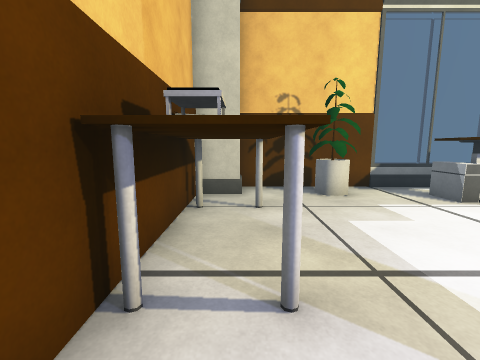
[1] (above)

19 first-person views from a walk through a 3-D level made in the Unity game engine. The camera is 1.4 m above the floor, tilts 8° down and sees 90° across. The floor is counted in squares, 1 m on a side. Each view is taken from the middle of a square. On the plan, view 1 faces up. The plan holds only what a view shows up to about 13 squares ahead; the rest is blank. Surface patterns are stand-ins for the level's own textures.

[2]
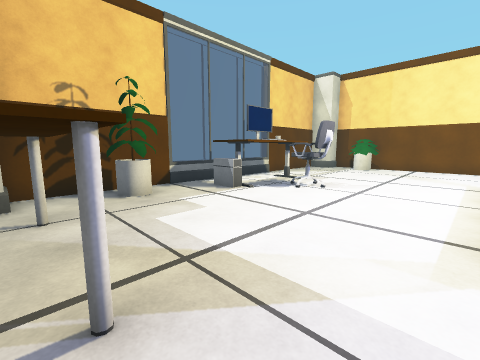

[3]
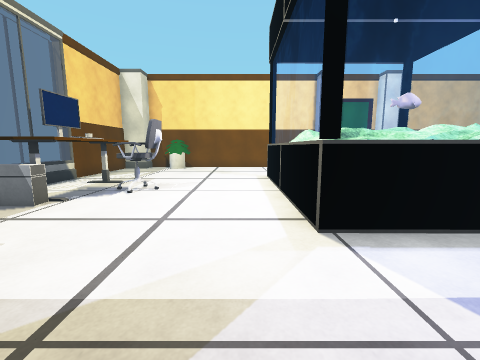

[4]
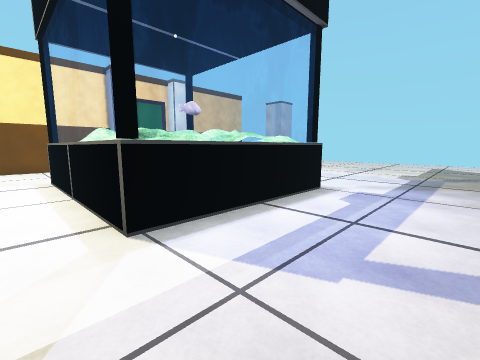

[5]
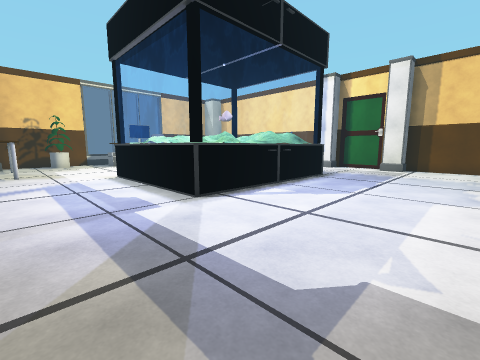

[6]
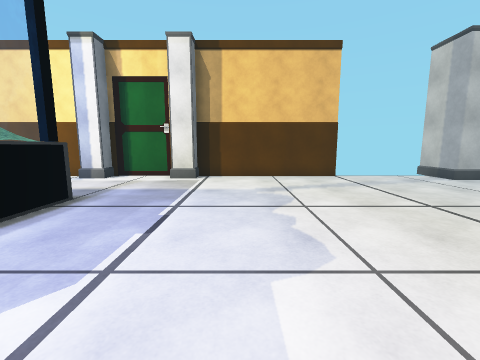

[7]
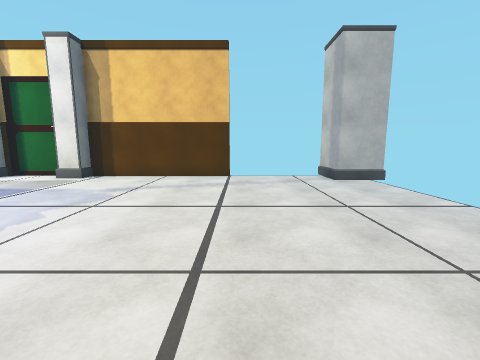

[8]
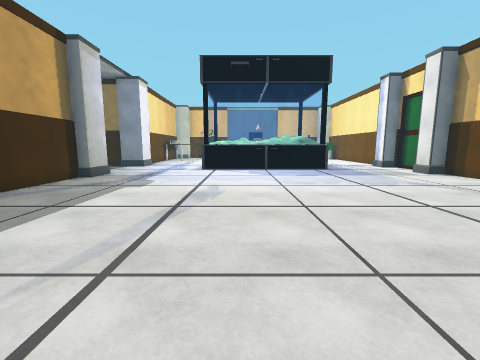

[9]
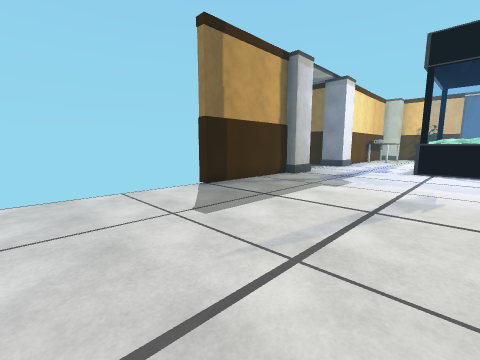

[10]
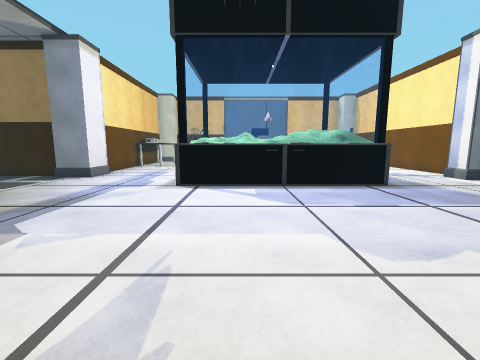

[11]
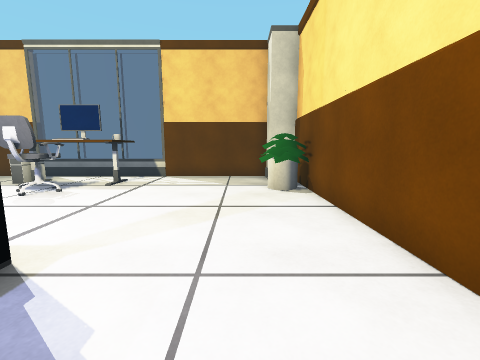

[12]
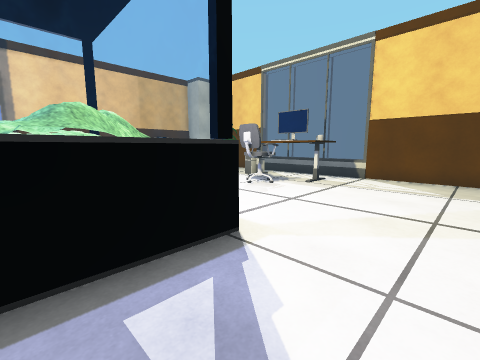

[13]
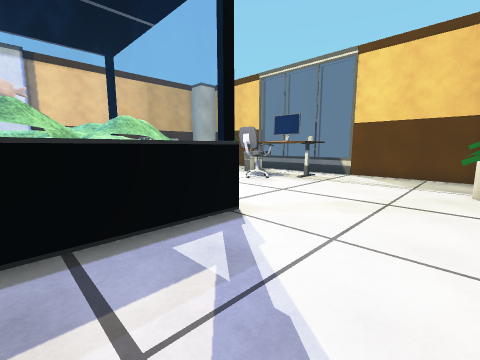

[14]
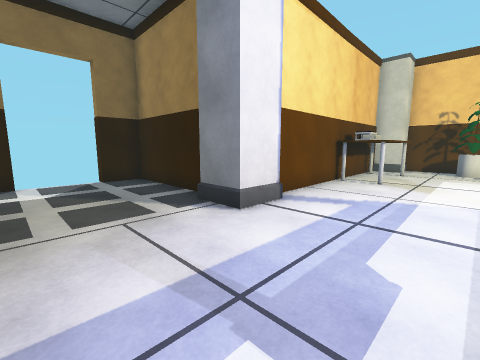

[15]
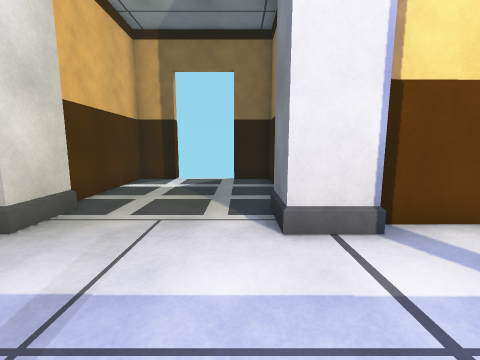

[16]
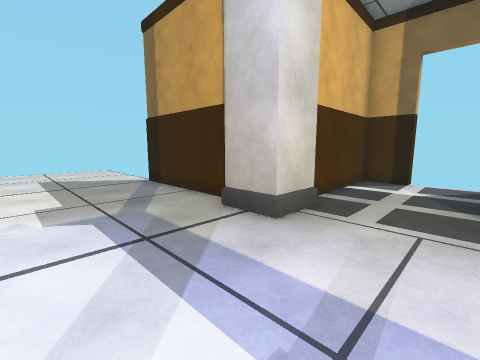

[17]
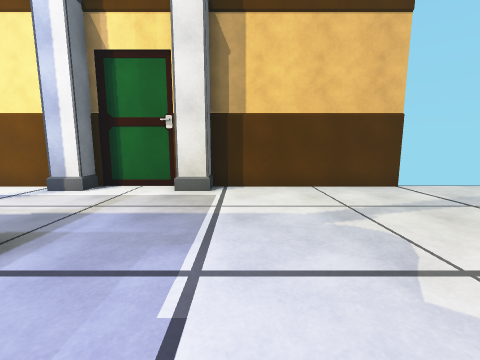

[18]
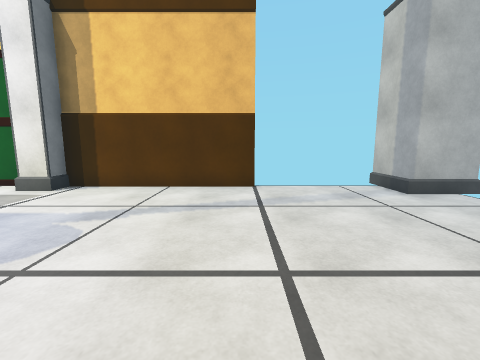

[19]
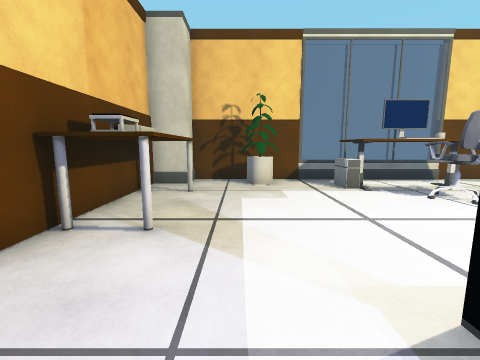

### Floor plan
Key: @ floor where view 1 was taken; # wall or solid block; . floor; = window, fence, low wall or low ledge; C computer; T table; M monitor; H chair; P pillar; O other object.
Columns run from 8 left of view 1 to 17 right of it. Each row starts with its distance up from view 1.
  9             ########
  8         #####=####=#####
  7        ##.OO..CMMO.....##
  6        #......COOO......#
  5        TTT......H......OO
  4        TTT.....HH.......#
  3        TTT..............#
  2        TTT..............#
  1        #................#
  0        #@...OOOOOOOO....#
 -1        #....#OO  OOO....#
 -2        #....#    OO#....#
 -3        #....O  OOO##....#
 -4  #######....#    OOO....P
 -5 ##..........##  OOOO....P#
 -6  ...........O###OOOO.....#
 -7  ........................#
 -8 ##......................P#
 -9  #######................P
-10        #................#
-11        #................#
-12        #................#
-13        #................#
-14        #................#
-15       ##................#
-16        ..................
-17        ..................
-18        ..................
-19        ..................
-20        ................###
-21        ...... .  ......#
-22                        #

Where each view was taken, in squares from view 1:
view 1: 0 up, 0 right, facing up
view 2: 0 up, 0 right, facing up-right
view 3: 1 up, 0 right, facing right
view 4: 1 up, 0 right, facing down-right
view 5: 12 down, 0 right, facing up-right
view 6: 11 down, 5 right, facing right
view 7: 16 down, 5 right, facing right
view 8: 21 down, 6 right, facing up
view 9: 21 down, 6 right, facing up-left
view 10: 15 down, 6 right, facing up
view 11: 3 down, 14 right, facing up
view 12: 3 down, 14 right, facing up-left
view 13: 4 down, 15 right, facing up-left
view 14: 8 down, 3 right, facing up-left
view 15: 5 down, 3 right, facing left
view 16: 6 down, 3 right, facing down-left
view 17: 10 down, 8 right, facing right
view 18: 15 down, 8 right, facing right
view 19: 2 down, 2 right, facing up
